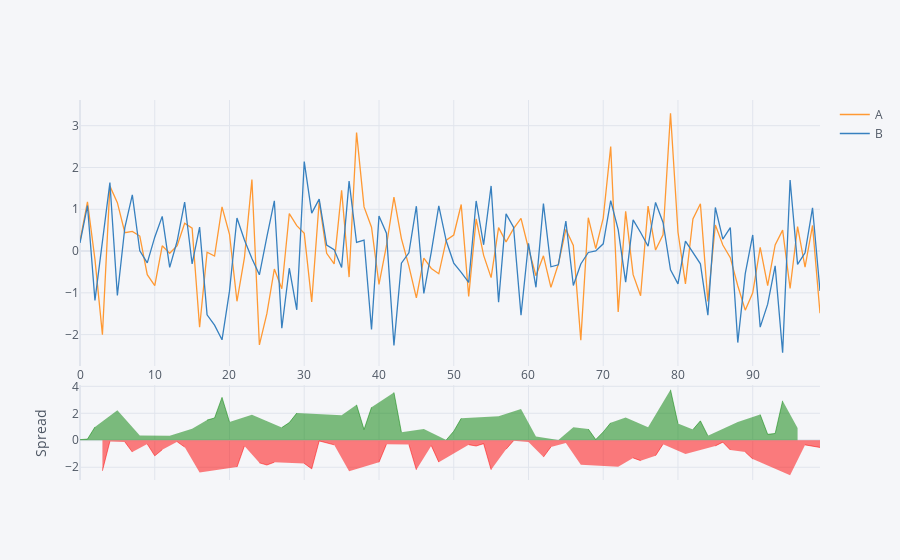

Here is the notebook cell this chart was saved with:
### Code cell
df[['A','B']].iplot(kind = 'spread')
